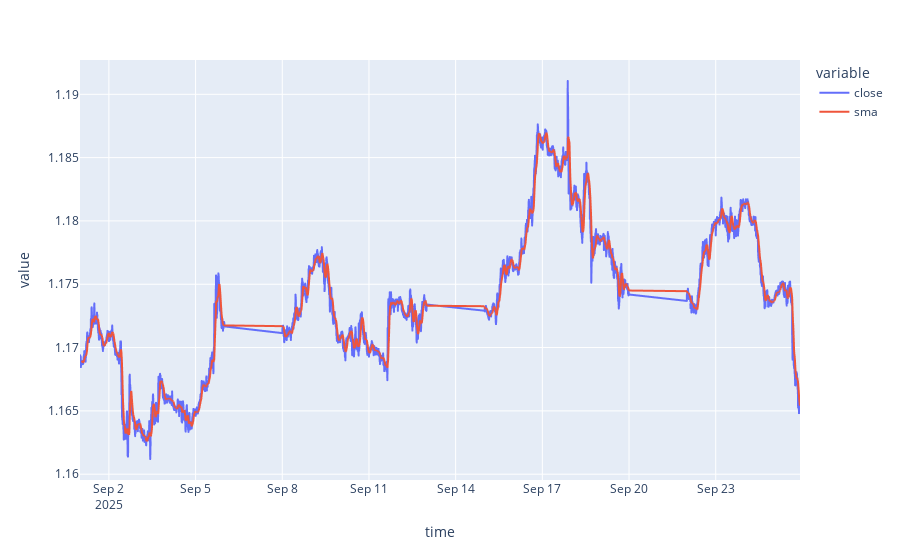

The notebook cell this image was saved under:
### Code cell
sma_period = 20


rates_df['sma'] = rates_df['close'].rolling(sma_period).mean()

px.line(rates_df, x='time', y=['close','sma'])

### Figure 1 — Plotly figure (JSON) as saved in the notebook; plotly's stock layout.template omitted (floating-point values rounded to 4 significant figures; data arrays with more than 128 entries replaced by an {"elided": "..."} marker saying what was removed)
{"data": [{"hovertemplate": "variable=close<br>time=%{x}<br>value=%{y}<extra></extra>", "legendgroup": "close", "line": {"color": "#636efa", "dash": "solid"}, "marker": {"symbol": "circle"}, "mode": "lines", "name": "close", "showlegend": true, "type": "scattergl", "x": {"elided": "5442 str values"}, "xaxis": "x", "y": {"elided": "5442 float values"}, "yaxis": "y"}, {"hovertemplate": "variable=sma<br>time=%{x}<br>value=%{y}<extra></extra>", "legendgroup": "sma", "line": {"color": "#EF553B", "dash": "solid"}, "marker": {"symbol": "circle"}, "mode": "lines", "name": "sma", "showlegend": true, "type": "scattergl", "x": {"elided": "5442 str values"}, "xaxis": "x", "y": {"elided": "5442 float values"}, "yaxis": "y"}], "layout": {"legend": {"title": {"text": "variable"}, "tracegroupgap": 0}, "margin": {"t": 60}, "xaxis": {"anchor": "y", "domain": [0, 1], "title": {"text": "time"}}, "yaxis": {"anchor": "x", "domain": [0, 1], "title": {"text": "value"}}}}
